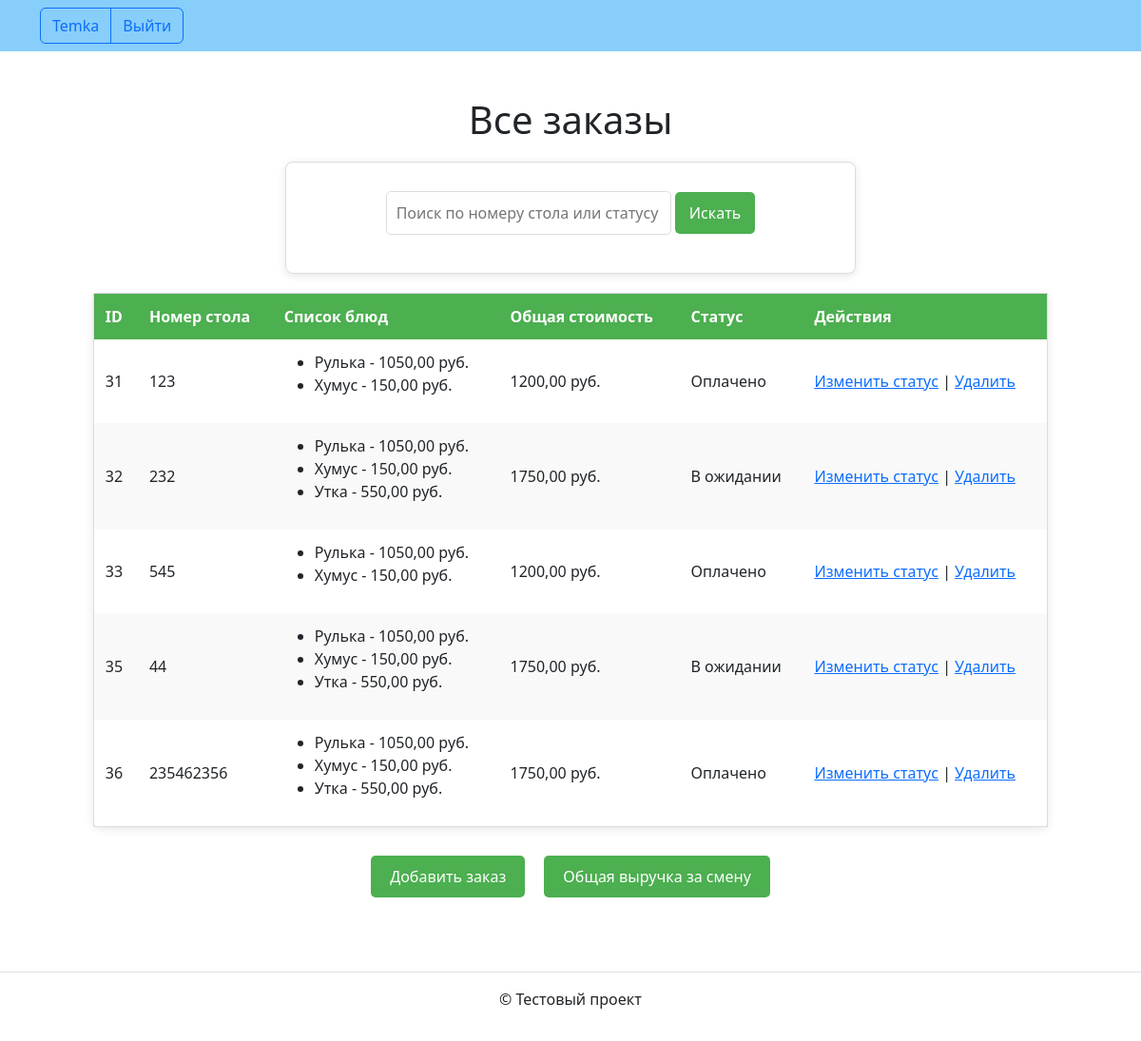
The app's page / (signed in) with its own data.
### orders/models.py (models this page shows, shortened)
class Order(models.Model):
    STATUS_CHOICES = [
        ("waiting", "В ожидании"),
        ("ready", "Готово"),
        ("paid", "Оплачено"),
    ]
    table_number = models.IntegerField()
    dishes = models.ManyToManyField("Dish", related_name="orders")
    total_price = models.DecimalField(
        max_digits=10, decimal_places=2, default=0.0
    )
    status = models.CharField(
        max_length=10, choices=STATUS_CHOICES, default="waiting"
    )
    buyer = models.ForeignKey(
        User,
        on_delete=models.CASCADE,
        verbose_name="Покупатель",
        related_name="orders",
    )

class Dish(models.Model):
    name = models.CharField(max_length=255)
    price = models.DecimalField(max_digits=10, decimal_places=2)

### orders/views.py (the view)
# urls.py: path("", views.order_list, name="list"),
def order_list(request):
    orders = Order.objects.all()
    return render(request, "orders/order_list.html", {"orders": orders})

### templates/orders/order_list.html (shortened to what this page needs)
{% extends "base.html" %}
{% block content %}
    {% if not orders %}
    <div class="action-links">
        <a href="{% url 'order:add' %}" class="action-link">Самое время сделать заказ!</a>
    </div>
    {% else %}
    <h1>
        {% if query %}
            Заказы по "{{ query }}"
        {% else %}
            Все заказы
        {% endif %}
    </h1>
    <div class="search-container">
        <form method="get" action="{% url 'order:search_redirect' %}">
            <input type="text" name="q" placeholder="Поиск по номеру стола или статусу">
            <button type="submit">Искать</button>
        </form>
    </div>
    <table>
        <thead>
            <tr>
                <th>ID</th>
                <th>Номер стола</th>
                <th>Список блюд</th>
                <th>Общая стоимость</th>
                <th>Статус</th>
                <th>Действия</th>
            </tr>
        </thead>
        <tbody>
            {% for order in orders %}
            <tr>
                <td>{{ order.id }}</td>
                <td>{{ order.table_number }}</td>
                <td>
                    <ul>
                        {% for dish in order.dishes.all %}
                        <li>{{ dish.name }} - {{ dish.price }} руб.</li>
                        {% endfor %}
                    </ul>
                </td>
                <td>{{ order.total_price }} руб.</td>
                <td>{{ order.get_status_display }}</td>
                <td>
                    <a href="{% url 'order:change_status' order.id %}">Изменить статус</a> |
                    <a href="{% url 'order:delete' order.id %}">Удалить</a>
                </td>
            </tr>
            {% endfor %}
        </tbody>
    </table>
    <div class="action-links">
        <a href="{% url 'order:add' %}" class="action-link">Добавить заказ</a>
        <a href="{% url 'order:calculate_revenue' %}" class="action-link">Общая выручка за смену</a>
    </div>
    {% endif %}
{% endblock %}

### templates/includes/header.html (shortened to what this page needs)
{% load static %}
<header>
  <nav class="navbar navbar-light" style="background-color: lightskyblue">
    <div class="container">
      {% with request.resolver_match.view_name as view_name %}
        <ul class="nav  nav-pills">
          {% if user.is_authenticated %}
            <div class="btn-group" role="group" aria-label="Basic outlined example">
              <button type="button" class="btn btn-outline-primary"><a class="text-decoration-none text-reset"
                href="{% url 'order:profile' user.username %}">{{ user.username }}</a></button>
              <button type="button" class="btn btn-outline-primary"><a class="text-decoration-none text-reset"
                  href="{% url 'logout' %}">Выйти</a></button>
            </div>
          {% endif %}
        </ul>
      {% endwith %}
    </div>
  </nav>
</header>

### static_dev/css/styles.css (style rules this page uses)
body { font-family: Arial, sans-serif; background-color: #f4f4f9; margin: 0; padding: 0; color: #333; }
h1 { text-align: center; color: #4CAF50; margin-top: 20px; }
table { width: 90%; margin: 20px auto; border-collapse: collapse; background-color: #fff; border-radius: 8px; box-shadow: 0 2px 10px rgba(0, 0, 0, 0.1); }
table, th, td { border: 1px solid #ddd; }
th, td { padding: 12px; text-align: left; }
th { background-color: #4CAF50; color: white; }
tr:nth-child(even) { background-color: #f9f9f9; }
button { padding: 10px 15px; background-color: #4CAF50; color: white; border: none; cursor: pointer; border-radius: 5px; font-size: 16px; transition: background-color 0.3s ease; }
a { color: #4CAF50; text-decoration: none; }
form { max-width: 600px; margin: 0 auto; padding: 20px; border: 1px solid #ddd; background-color: #fff; border-radius: 8px; box-shadow: 0 2px 10px rgba(0, 0, 0, 0.1); }
input[type="text"], select { width: 100%; padding: 10px; margin: 10px 0 20px; border: 1px solid #ddd; border-radius: 5px; font-size: 16px; }
.search-container { text-align: center; margin: 20px; }
.search-container input[type="text"] { width: 300px; padding: 10px; border-radius: 5px; border: 1px solid #ddd; }
.search-container button { padding: 10px 15px; background-color: #4CAF50; color: white; border: none; cursor: pointer; border-radius: 5px; font-size: 16px; }
.action-links { display: flex; justify-content: center; gap: 20px; margin: 30px 0; }
.action-link { padding: 10px 20px; background-color: #4CAF50; color: white; text-decoration: none; border-radius: 5px; font-size: 16px; transition: background-color 0.3s ease, transform 0.2s ease; text-align: center; }

### records on screen
Order: id "31", table_number "123", total_price "1200,00", status "Оплачено"
Dish: name "Рулька", price "1050,00"
Dish: name "Хумус", price "150,00"
Order: id "32", table_number "232", total_price "1750,00", status "В ожидании"
Dish: name "Утка", price "550,00"
Order: id "33", table_number "545", total_price "1200,00", status "Оплачено"
Order: id "35", table_number "44", total_price "1750,00", status "В ожидании"
Order: id "36", table_number "235462356", total_price "1750,00", status "Оплачено"

### other values on screen
{{ user.username }} "Temka"
